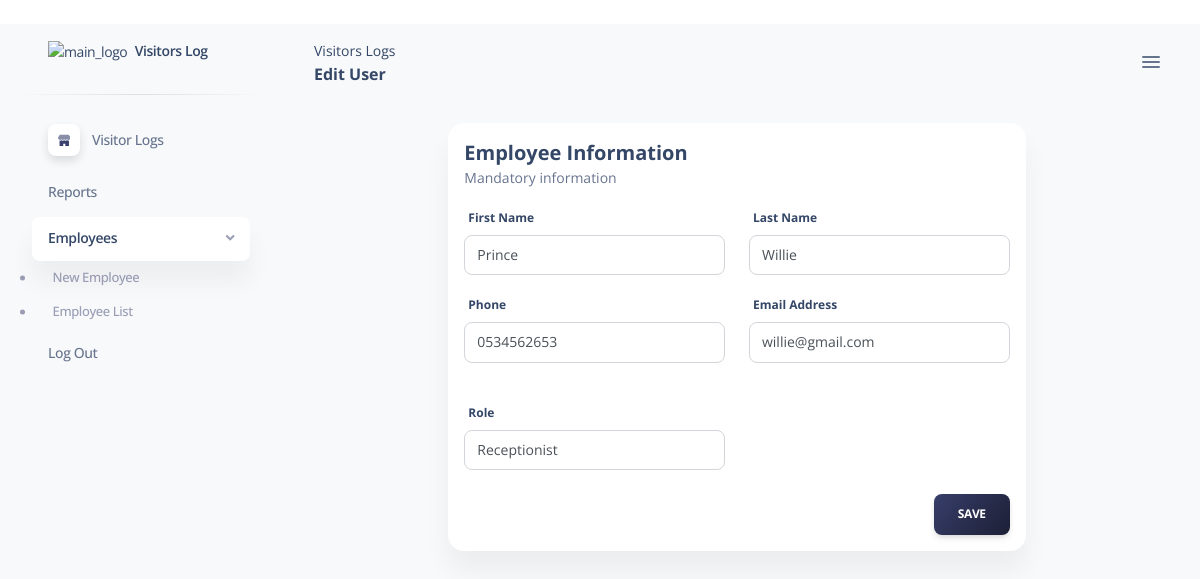
/edit-user/4 (signed in), run on the app's committed database.
### app/models.py (models this page shows)
class User(db.Model):
    id = db.Column(db.Integer(), primary_key=True, autoincrement=True, nullable=False)
    first_name = db.Column(db.String(20), nullable=False)
    last_name = db.Column(db.String(20), nullable=False)
    email = db.Column(db.String(30), nullable=False)
    phone = db.Column(db.String(15), nullable=False)
    password = db.Column(db.String(128), nullable=False)
    role_id = db.Column(db.Integer(), db.ForeignKey('roles.id', name='fk_user_role'))
    created_by = db.Column(db.Integer(), nullable=False)
    created_on = db.Column(db.String(30), nullable=False)
    last_updated = db.Column(db.String(30))
    updated_by = db.Column(db.String(30))
    delete_yn = db.Column(db.String(1), nullable=False)

### app/routes.py (the view)
@app.route('/edit-user/<user_id>')
@login_required
def edit_user(user_id):
    user_data = User.query.get(user_id)  # Fetch all visits from the database
    return render_template('editUser.html', user=user_data)

### app/controllers.py (called while the page is built)
def login_required(f):
    @wraps(f)
    def decorated_function(*args, **kwargs):
        if 'user_id' not in session:
            return redirect(url_for('login_view'))
        return f(*args, **kwargs)
    return decorated_function

### app/templates/editUser.html (shortened to what this page needs)
<!DOCTYPE html>
<html lang="en" xmlns="http://www.w3.org/1999/html">
<head>
    <link href="{{ url_for('static', filename='dashboard/css/nucleo-icons.css') }}" rel="stylesheet"/>
    <link href="{{ url_for('static', filename='dashboard/css/nucleo-svg.css') }}" rel="stylesheet"/>
    <link href="{{ url_for('static', filename='dashboard/css/nucleo-svg.css') }}" rel="stylesheet"/>
    <link rel="stylesheet" href="https://cdnjs.cloudflare.com/ajax/libs/font-awesome/5.15.4/css/all.min.css">
    <link id="pagestyle" href="{{ url_for('static', filename='dashboard/css/soft-ui-dashboard.min3f71.css') }}"
          rel="stylesheet"/>
</head>
<body style="height: 100%!important">
<div class="g-sidenav-show  bg-gray-100" style="height: 100vh!important">
<aside class="sidenav navbar navbar-vertical navbar-expand-xs border-0 border-radius-xl my-3 fixed-start ms-3 "
       id="sidenav-main">
    <div class="sidenav-header">
        <a class="navbar-brand m-0" href="#" target="_blank">
            <img src="https://glns.info/wp-content/uploads/2024/04/Ghana-Link-Logos-03.png" class="navbar-brand-img h-100" alt="main_logo">
            <span class="ms-1 font-weight-bold">Visitors Log</span>
        </a>
    </div>
    <hr class="horizontal dark mt-0">
    <div class="collapse navbar-collapse  w-auto h-auto" id="sidenav-collapse-main">
        <ul class="navbar-nav">
            <li class="nav-item">
                <a class="nav-link"
                   aria-controls="dashboardsExamples" role="button" aria-expanded="false" href="/visit-logs">
                    <div class="icon icon-shape icon-sm shadow border-radius-md bg-white text-center d-flex align-items-center justify-content-center  me-2">
                    </div>
                    <span class="nav-link-text ms-1">Visitor Logs</span>
                </a>
            </li>
            {% if session.user_role == "hr" %}
            <li class="nav-item">
                     <li class="nav-item ">
                            <a class="nav-link " aria-expanded="false" href="/reports">
                                <span class="sidenav-normal"> Reports <b class="caret"></b></span>
                            </a>
                    </li>
                        <li class="nav-item ">
                            <a class="nav-link active" data-bs-toggle="collapse" aria-expanded="false" href="#usersExample">
                                <span class="sidenav-normal"> Employees <b class="caret"></b></span>
                            </a>
                            <div class="collapse show" id="usersExample">
                                <ul class="nav nav-sm flex-column">
                                    <li class="nav-item">
                                        <a class="nav-link" href="/new-user">
                                            <span class="sidenav-normal"> New Employee </span>
                                        </a>
                                    </li>
                                    <li class="nav-item">
                                        <a class="nav-link " href="/user-list">
                                            <span class="sidenav-normal"> Employee List </span>
                                        </a>
                                    </li>
                                </ul>
                            </div>
                        </li>
                        <li class="nav-item ">
                            <a class="nav-link " href="/logout">
                                <span class="sidenav-normal"> Log Out </span>
                            </a>
                        </li>
            {% endif %}
        </ul>
    </div>
</aside>
<main class="main-content position-relative max-height-vh-100 h-100 border-radius-lg ">
    <nav class="navbar navbar-main navbar-expand-lg position-sticky mt-4 top-1 px-0 mx-4 shadow-none border-radius-xl z-index-sticky"
         id="navbarBlur" data-scroll="true">
        <div class="container-fluid py-1 px-3">
            <nav aria-label="breadcrumb">
                <ol class="breadcrumb bg-transparent mb-0 pb-0 pt-1 px-0 me-sm-6 me-5">
                    <li class="breadcrumb-item text-sm text-dark active" aria-current="page">Visitors Logs</li>
                </ol>
                <h6 class="font-weight-bolder mb-0">Edit User</h6>
            </nav>
            <div class="sidenav-toggler sidenav-toggler-inner d-xl-block d-none">
                <a href="javascript:;" class="nav-link text-body p-0">
                    <div class="sidenav-toggler-inner">
                        <i class="sidenav-toggler-line"></i>
                        <i class="sidenav-toggler-line"></i>
                        <i class="sidenav-toggler-line"></i>
                    </div>
                </a>
            </div>
        </div>
    </nav>
    <div class="container-fluid py-4">
        <div class="row">
            <div class="col-12">
                <div class="multisteps-form mb-5">
                    <div class="row">
                        <div class="col-12 col-lg-8 m-auto">
                            <form class="multisteps-form__form mb-8" id="user-edit-form">
                                <div class="card multisteps-form__panel p-3 border-radius-xl bg-white js-active"
                                     data-animation="FadeIn">
                                    <h5 class="font-weight-bolder mb-0">Employee Information</h5>
                                    <p class="mb-0 text-sm">Mandatory information</p>
                                    <div class="multisteps-form__content">
                                        <div class="row mt-3">
                                            <div class="col-12 col-sm-6">
                                                <label>First Name</label>
                                                <input class="multisteps-form__input form-control" name="first_name" id="first_name" type="text"
                                                       placeholder="enter first name" value="{{ user.first_name }}"/>
                                            </div>
                                            <div class="col-12 col-sm-6 mt-3 mt-sm-0">
                                                <label>Last Name</label>
                                                <input class="multisteps-form__input form-control" name="last_name" id="last_name" type="text"
                                                       placeholder="enter last name" value="{{ user.last_name }}"/>
                                            </div>
                                        </div>
                                        <div class="row mt-3">
                                            <div class="col-12 col-sm-6">
                                                <label>Phone</label>
                                                <input class="multisteps-form__input form-control" name="phone" id="phone" type="tel"
                                                       placeholder="eg. 0201111111" value="{{ user.phone }}"/>
                                            </div>
                                            <div class="col-12 col-sm-6 mt-3 mt-sm-0">
                                                <label>Email Address</label>
                                                <input class="multisteps-form__input form-control" name="email" id="email" type="email"
                                                       placeholder="eg. name@gmail.com" value="{{ user.email }}"/>
                                            </div>
                                        </div>
                                        <div class="row mt-3">
                                            <div class="col-12 col-sm-6">
                                                <label class="mt-4">Role</label>
                                                <select class="form-control" name="role" id="role">
                                                    {% if user.role_id == 1 or user.role_id == '1' %}
                                                        <option value="1" selected>Receptionist</option>
                                                    {% else %}
                                                        <option value="1">Receptionist</option>
                                                    {% endif %}
                                                </select>
                                            </div>
                                        </div>
                                        <div class="button-row d-flex mt-4">
                                            <button class="btn bg-gradient-dark ms-auto mb-0" type="submit" title="Add User">Save
                                            </button>
                                        </div>
                                    </div>
                                </div>
                            </form>
                        </div>
                    </div>
                </div>
            </div>
        </div>
</main>
</div>
</body>
</html>

### app/static/dashboard/css/nucleo-svg.css (style rules this page uses)
.icon { display:inline-block;color:#111;height:1em;width:1em }
.icon-sm { height:.8em;width:.8em }
.icon { fill:currentColor;stroke:none }

### data on the page
User: first_name "Prince", last_name "Willie", phone "0534562653", email "willie@gmail.com", role "Receptionist"
